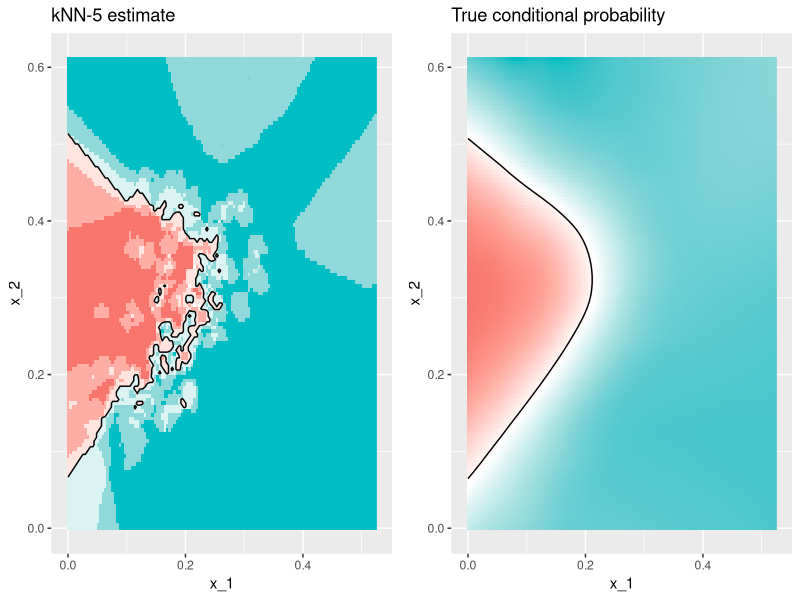
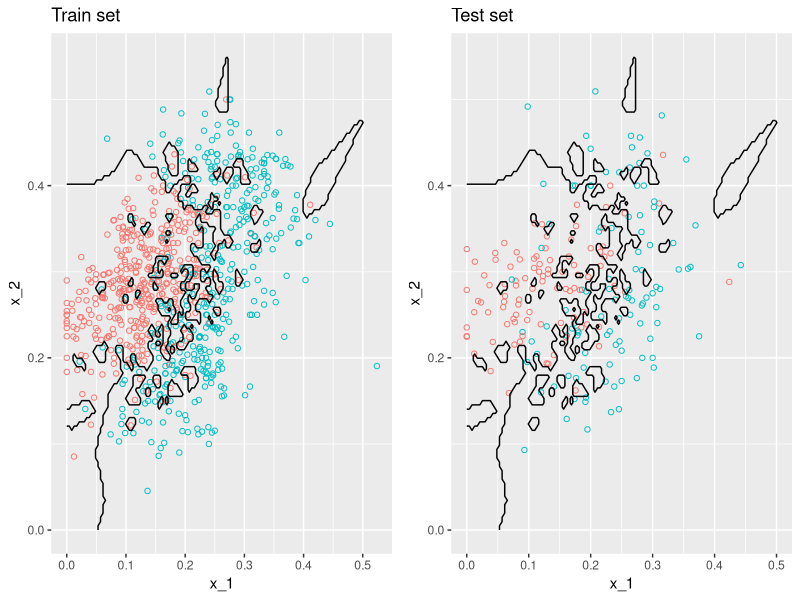
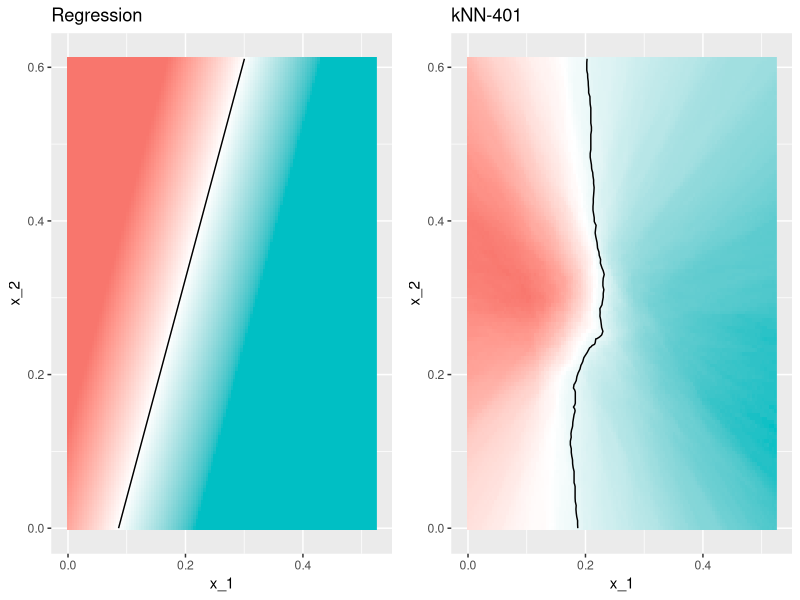
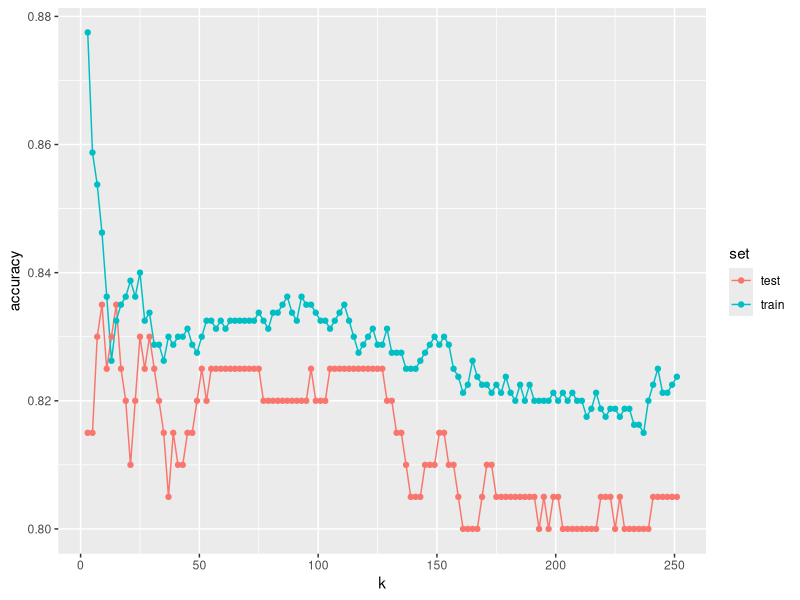

Source code (R) for these figures, in order: (Note: this script raises an error after producing the figures.)
## ---- chunk 1
library(dslabs)
library(caret)
knn_fit <- knn3(y ~ ., data = mnist_27$train, k = 5)
## ---- chunk 2
y_hat_knn <- predict(knn_fit, mnist_27$test, type = "class")
## ---- chunk 3
mean(y_hat_knn == mnist_27$test$y)
## ---- chunk 4
# We use this function to plot the estimated conditional probabilities
plot_cond_prob <- function(p_hat = NULL){
  tmp <- mnist_27$true_p
  if (!is.null(p_hat)) {
    tmp <- mutate(tmp, p = p_hat)
  }
  tmp |> ggplot(aes(x_1, x_2, z = p)) +
  geom_raster(aes(fill = p), show.legend = FALSE) +
  scale_fill_gradientn(colors = c("#F8766D", "white", "#00BFC4")) +
  stat_contour(breaks = c(0.5), color = "black")
}
## ---- chunk 5
library(tidyverse)
p1 <- plot_cond_prob() + ggtitle("True conditional probability")

p2 <- plot_cond_prob(predict(knn_fit, mnist_27$true_p)[,2]) +
  ggtitle("kNN-5 estimate")
library(gridExtra)

grid.arrange(p2, p1, nrow = 1)
## ---- chunk 6
y_hat_knn <- predict(knn_fit, mnist_27$train, type = "class")
mean(y_hat_knn == mnist_27$train$y)

y_hat_knn <- predict(knn_fit, mnist_27$test, type = "class")
mean(y_hat_knn == mnist_27$test$y)
## ---- chunk 7
knn_fit_1 <- knn3(y ~ ., data = mnist_27$train, k = 1)
y_hat_knn_1 <- predict(knn_fit_1, mnist_27$train, type = "class")
mean(y_hat_knn_1 == mnist_27$train$y)
## ---- chunk 8
y_hat_knn_1 <- predict(knn_fit_1, mnist_27$test, type = "class")
mean(y_hat_knn_1 == mnist_27$test$y)
## ---- chunk 9
tmp <- mnist_27$true_p
tmp$knn <- predict(knn_fit_1, newdata = mnist_27$true_p)[,2]
p1 <- tmp |>
  ggplot() +
  geom_point(data = mnist_27$train, aes(x_1, x_2, color = y),
             pch = 21, show.legend = FALSE) +
  scale_fill_gradientn(colors = c("#F8766D","white","#00BFC4")) +
  stat_contour(aes(x_1, x_2, z = knn), breaks = c(0.5), color = "black") +
  ggtitle("Train set")

p2 <- tmp |>
  ggplot() +
  geom_point(data = mnist_27$test, aes(x_1, x_2, color = y), 
             pch = 21, show.legend = FALSE) +
  scale_fill_gradientn(colors = c("#F8766D","white","#00BFC4")) +
  stat_contour(aes(x_1, x_2, z = knn), breaks = c(0.5), color = "black") +
  ggtitle("Test set")

grid.arrange(p1, p2, nrow = 1)
## ---- chunk 10
knn_fit_401 <- knn3(y ~ ., data = mnist_27$train, k = 401)
y_hat_knn_401 <- predict(knn_fit_401, mnist_27$test, type = "class")
mean(y_hat_knn_401 == mnist_27$test$y)
## ---- chunk 11
fit_lm <- lm(y ~ ., data = mutate(mnist_27$train, y=y == "7"))
p_hat <- predict(fit_lm, newdata = mnist_27$true_p)
p_hat <- scales::squish(p_hat, c(0, 1))
p1 <- plot_cond_prob(p_hat) +
  ggtitle("Regression")

p2 <- plot_cond_prob(predict(knn_fit_401, mnist_27$true_p)[,2]) +
  ggtitle("kNN-401")
  
grid.arrange(p1, p2, nrow = 1)
## ---- chunk 12
ks <- seq(3, 251, 2)
accuracy <- sapply(ks, function(k){
  fit <- knn3(y ~ ., data = mnist_27$train, k = k)
  
  y_hat <- predict(fit, mnist_27$train, type = "class")
  cm_train <- confusionMatrix(y_hat, mnist_27$train$y)
  train_error <- cm_train$overall[["Accuracy"]]
  
  y_hat <- predict(fit, mnist_27$test, type = "class")
  cm_test <- confusionMatrix(y_hat, mnist_27$test$y)
  test_error <- cm_test$overall[["Accuracy"]]
  
  c(train = train_error, test = test_error)
})
## ---- chunk 13
data.frame(k = ks, train = accuracy["train",], test = accuracy["test",]) |>
  pivot_longer(-k, values_to = "accuracy", names_to = "set") |>
  mutate(set = factor(set, levels = c("test", "train"))) |>
  ggplot(aes(k, accuracy, color = set)) + 
  geom_line() +
  geom_point() 
## ---- chunk 14
if (knitr::is_html_output()) {
  knitr::opts_chunk$set(out.width = "500px",
                        out.extra = 'style="display: block; margin-left: auto; margin-right: auto; background-color: #000; padding:3px;"')
} else{
  knitr::opts_chunk$set(out.width = "35%")
}
## ---- chunk 15
knitr::include_graphics("img/cv-1.png")
## ---- chunk 16
knitr::include_graphics("img/cv-3.png")
## ---- chunk 17
knitr::include_graphics("img/cv-4.png")
## ---- chunk 18
knitr::include_graphics("img/cv-5.png")
## ---- chunk 19
knitr::include_graphics("img/cv-6.png")
## ---- chunk 20
knitr::include_graphics("img/cv-7.png")
## ---- chunk 21
knitr::include_graphics("img/cv-8.png")
## ---- chunk 22
knitr::opts_chunk$set(out.width = "70%", out.extra = NULL)
## ---- chunk 23
set.seed(2023-11-30)
boot <- train(y ~ ., method = "knn", tuneGrid = data.frame(k=ks), 
              data = mnist_27$train, 
              trControl = trainControl(number = 100))
cv <- train(y ~ ., method = "knn", 
            tuneGrid = data.frame(k = ks), 
            data = mnist_27$train,
            trControl = trainControl(method = "cv", 
                                     number = 10, p = .9))

data.frame(k = ks, naive = accuracy["test",], 
           cv = cv$results[,2],
           boot = boot$results[,2]) |>
  pivot_longer(-k, values_to = "Accuracy", names_to = "set") |>
  mutate(set = factor(set, levels = c("naive", "cv", "boot"),
                      labels = c("Simple", "10-fold", "Boostrap"))) |>
  ggplot(aes(k, Accuracy, color = set)) + 
  geom_line() 
